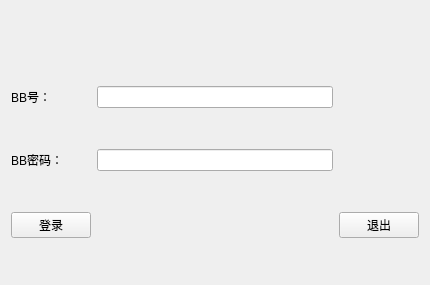
<?xml version="1.0" encoding="UTF-8"?>
<ui version="4.0">
 <class>loginWidget</class>
 <widget class="QWidget" name="loginWidget">
  <property name="geometry">
   <rect>
    <x>0</x>
    <y>0</y>
    <width>430</width>
    <height>285</height>
   </rect>
  </property>
  <property name="windowTitle">
   <string>Form</string>
  </property>
  <property name="styleSheet">
   <string notr="true"/>
  </property>
  <layout class="QGridLayout" name="gridLayout">
   <item row="0" column="1">
    <spacer name="verticalSpacer">
     <property name="orientation">
      <enum>Qt::Vertical</enum>
     </property>
     <property name="sizeType">
      <enum>QSizePolicy::Fixed</enum>
     </property>
     <property name="sizeHint" stdset="0">
      <size>
       <width>20</width>
       <height>40</height>
      </size>
     </property>
    </spacer>
   </item>
   <item row="1" column="0">
    <widget class="QLabel" name="label">
     <property name="text">
      <string>BB号：</string>
     </property>
    </widget>
   </item>
   <item row="1" column="1" colspan="2">
    <widget class="QLineEdit" name="lineEdit"/>
   </item>
   <item row="2" column="0">
    <widget class="QLabel" name="label_2">
     <property name="text">
      <string>BB密码：</string>
     </property>
    </widget>
   </item>
   <item row="2" column="1" colspan="2">
    <widget class="QLineEdit" name="lineEdit_2"/>
   </item>
   <item row="3" column="0">
    <widget class="QPushButton" name="pushButton">
     <property name="text">
      <string>登录</string>
     </property>
    </widget>
   </item>
   <item row="3" column="2">
    <spacer name="horizontalSpacer_2">
     <property name="orientation">
      <enum>Qt::Horizontal</enum>
     </property>
     <property name="sizeHint" stdset="0">
      <size>
       <width>40</width>
       <height>20</height>
      </size>
     </property>
    </spacer>
   </item>
   <item row="3" column="3">
    <widget class="QPushButton" name="pushButton_2">
     <property name="text">
      <string>退出</string>
     </property>
    </widget>
   </item>
  </layout>
 </widget>
 <resources/>
 <connections/>
</ui>
